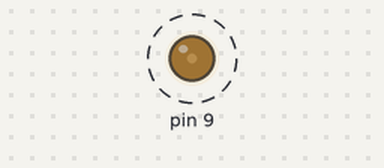
Recording of a sketch running on a simulated Arduino Uno, built with avr-gcc and run on an emulated ATmega328P. Shown: output pins drawn as LEDs (lit = HIGH). Dashed ring = blinking.

Above: at 0.05 s.
Timing chart, 0 to 4.6 s (numbered marks = the images above):
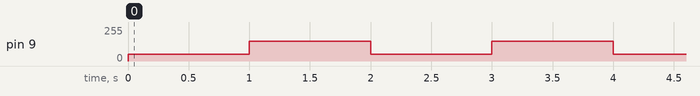

The sketch:

sketch_oct4a.ino
```cpp
  int hasBeenPressed = 0;

void setup() {
  // put your setup code here, to run once:
  pinMode(9, OUTPUT);
  pinMode(10, INPUT_PULLUP);
  digitalWrite(9, LOW);

}

void loop() {
  // int isPressed = digitalRead(10);
  // if(!isPressed && hasBeenPressed==0){
  //   digitalWrite(9, HIGH);
  //   hasBeenPressed = 1;
  //   delay(1000);

  // }else if (!isPressed && hasBeenPressed==1) {
  //   digitalWrite(9, LOW);
  //   hasBeenPressed = 0;
  //   delay(1000);
  // }
  analogWrite(9, 50);
  delay(1000);
  analogWrite(9, 150);
  delay(1000);
}
```

Measured:
- by itself, pin 9: alternates 150/255 for 1.0 s and 50/255 for 1.0 s
